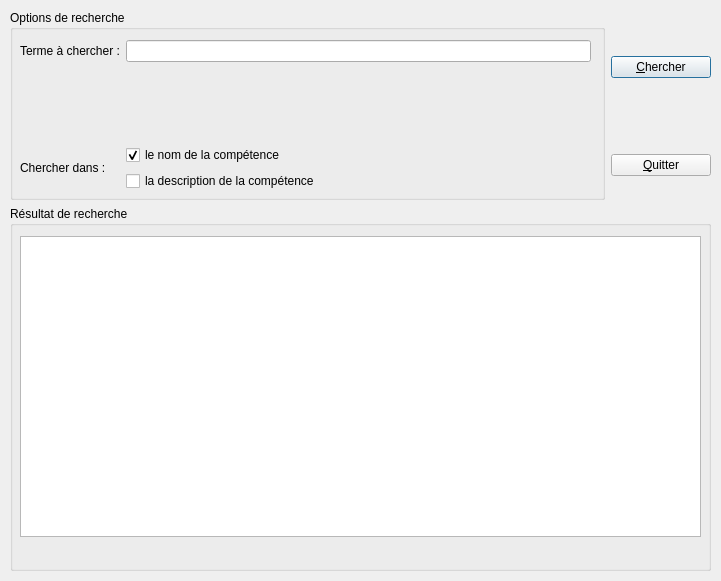
<?xml version="1.0" encoding="UTF-8"?>
<ui version="4.0">
 <class>SearchCompetence</class>
 <widget class="QDialog" name="SearchCompetence">
  <property name="minimumSize">
   <size>
    <width>721</width>
    <height>581</height>
   </size>
  </property>
  <property name="windowTitle">
   <string>Chercher une compétence dans le groupe</string>
  </property>
  <widget class="QWidget" name="verticalLayoutWidget">
   <property name="geometry">
    <rect>
     <x>10</x>
     <y>10</y>
     <width>701</width>
     <height>561</height>
    </rect>
   </property>
   <layout class="QGridLayout" name="gridLayout">
    <item row="0" column="0" rowspan="2" colspan="2">
     <widget class="QGroupBox" name="optionsGroup">
      <property name="minimumSize">
       <size>
        <width>0</width>
        <height>190</height>
       </size>
      </property>
      <property name="maximumSize">
       <size>
        <width>16777215</width>
        <height>190</height>
       </size>
      </property>
      <property name="title">
       <string>Options de recherche</string>
      </property>
      <widget class="QWidget" name="gridLayoutWidget">
       <property name="geometry">
        <rect>
         <x>10</x>
         <y>30</y>
         <width>571</width>
         <height>151</height>
        </rect>
       </property>
       <layout class="QGridLayout" name="layoutQuestion">
        <item row="0" column="0">
         <widget class="QLabel" name="termeLabel">
          <property name="text">
           <string>Terme à chercher :</string>
          </property>
         </widget>
        </item>
        <item row="0" column="1">
         <widget class="QLineEdit" name="terme"/>
        </item>
        <item row="2" column="0" rowspan="2">
         <widget class="QLabel" name="searchIn">
          <property name="text">
           <string>Chercher dans :</string>
          </property>
         </widget>
        </item>
        <item row="2" column="1">
         <widget class="QCheckBox" name="nomCheck">
          <property name="text">
           <string>le nom de la compétence</string>
          </property>
          <property name="checked">
           <bool>true</bool>
          </property>
         </widget>
        </item>
        <item row="3" column="1">
         <widget class="QCheckBox" name="descriptionCheck">
          <property name="text">
           <string>la description de la compétence</string>
          </property>
         </widget>
        </item>
        <item row="1" column="1">
         <spacer name="verticalSpacer">
          <property name="orientation">
           <enum>Qt::Vertical</enum>
          </property>
          <property name="sizeHint" stdset="0">
           <size>
            <width>20</width>
            <height>40</height>
           </size>
          </property>
         </spacer>
        </item>
       </layout>
      </widget>
     </widget>
    </item>
    <item row="2" column="0" colspan="3">
     <widget class="QGroupBox" name="searchGroup">
      <property name="minimumSize">
       <size>
        <width>0</width>
        <height>250</height>
       </size>
      </property>
      <property name="title">
       <string>Résultat de recherche</string>
      </property>
      <widget class="QTableView" name="results">
       <property name="geometry">
        <rect>
         <x>10</x>
         <y>30</y>
         <width>681</width>
         <height>301</height>
        </rect>
       </property>
      </widget>
      <widget class="QLabel" name="label">
       <property name="geometry">
        <rect>
         <x>10</x>
         <y>340</y>
         <width>681</width>
         <height>21</height>
        </rect>
       </property>
       <property name="text">
        <string/>
       </property>
      </widget>
     </widget>
    </item>
    <item row="0" column="2">
     <widget class="QPushButton" name="search">
      <property name="maximumSize">
       <size>
        <width>100</width>
        <height>16777215</height>
       </size>
      </property>
      <property name="text">
       <string>&amp;Chercher</string>
      </property>
      <property name="default">
       <bool>true</bool>
      </property>
     </widget>
    </item>
    <item row="1" column="2">
     <widget class="QPushButton" name="closeBoutton">
      <property name="text">
       <string>&amp;Quitter</string>
      </property>
      <property name="autoDefault">
       <bool>false</bool>
      </property>
     </widget>
    </item>
   </layout>
  </widget>
 </widget>
 <tabstops>
  <tabstop>terme</tabstop>
  <tabstop>nomCheck</tabstop>
  <tabstop>descriptionCheck</tabstop>
  <tabstop>search</tabstop>
  <tabstop>results</tabstop>
  <tabstop>closeBoutton</tabstop>
 </tabstops>
 <resources/>
 <connections/>
</ui>
